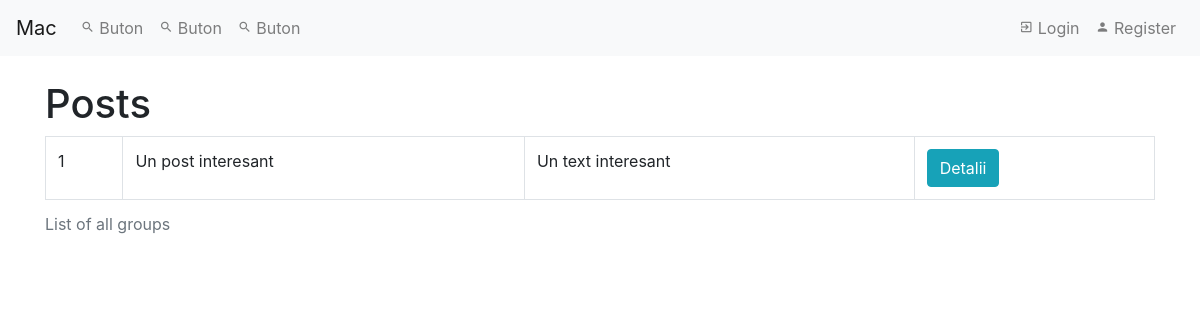
The page / on the database its author committed.
### Readit/models.py (models this page shows, shortened)
class Post(models.Model):
    user = models.ForeignKey(User)
    title = models.CharField(max_length=100)
    text = models.CharField(max_length=500, blank=True)
    link = models.URLField(max_length=100, blank=True)
    date_created = models.DateTimeField(auto_now_add=True)
    date_updated = models.DateTimeField(auto_now=True)
    type = models.IntegerField(default=0, blank=True)

### Readit/views.py (the view)
# urls.py: url(r'^$', views.PostListView.as_view(), name='post_list'),
class PostListView(ListView):
    template_name = 'home.html'
    model = Post
    context_object_name = 'posts'
    def get_queryset(self, *args, **kwargs):
        return Post.objects.all()

### Readit/templates/home.html (shortened to what this page needs)
{% extends 'layout.html' %}
{% block body %}
<h1>Posts</h1>
<table class="table table-bordered table-hover">
    <caption>List of all groups</caption>
    <tbody>
        {% for post in posts %}
        <tr>
            <td>{{ post.pk }}</td>
            <td>{{ post.title }}</td>
            <td>{{ post.text }}</td>
            <td>
                <a href="{% url 'post_detail' pk=post.pk %}">
                    <button class="btn btn-info">
                        Detalii
                    </button>
                </a>
            </td>
        </tr>
        {% endfor %}
    </tbody>
</table>
{% endblock %}

### rows shown on the page
Post: pk "1", title "Un post interesant", text "Un text interesant"
